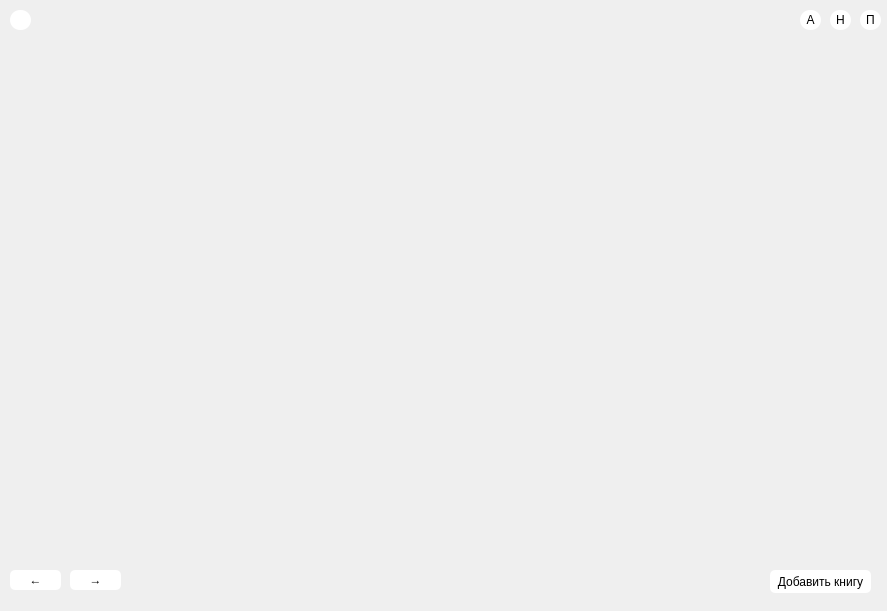
<?xml version="1.0" encoding="UTF-8"?>
<ui version="4.0">
 <class>Form</class>
 <widget class="QWidget" name="Form">
  <property name="geometry">
   <rect>
    <x>0</x>
    <y>0</y>
    <width>887</width>
    <height>611</height>
   </rect>
  </property>
  <property name="windowTitle">
   <string>Визуальный список книг</string>
  </property>
  <property name="styleSheet">
   <string notr="true"/>
  </property>
  <widget class="QPushButton" name="AddBookButton">
   <property name="geometry">
    <rect>
     <x>770</x>
     <y>570</y>
     <width>101</width>
     <height>23</height>
    </rect>
   </property>
   <property name="styleSheet">
    <string notr="true">background: rgb(255, 255, 255); border-radius: 5px;</string>
   </property>
   <property name="text">
    <string>Добавить книгу</string>
   </property>
  </widget>
  <widget class="QPushButton" name="SwipeLeftButton">
   <property name="geometry">
    <rect>
     <x>10</x>
     <y>570</y>
     <width>51</width>
     <height>20</height>
    </rect>
   </property>
   <property name="styleSheet">
    <string notr="true">background: rgb(255, 255, 255); border-radius: 5px;</string>
   </property>
   <property name="text">
    <string>←</string>
   </property>
  </widget>
  <widget class="QPushButton" name="SwipeRightButton">
   <property name="geometry">
    <rect>
     <x>70</x>
     <y>570</y>
     <width>51</width>
     <height>20</height>
    </rect>
   </property>
   <property name="styleSheet">
    <string notr="true">background: rgb(255, 255, 255); border-radius: 5px;</string>
   </property>
   <property name="text">
    <string>→</string>
   </property>
  </widget>
  <widget class="QPushButton" name="SortedAutorButton">
   <property name="geometry">
    <rect>
     <x>800</x>
     <y>10</y>
     <width>21</width>
     <height>20</height>
    </rect>
   </property>
   <property name="styleSheet">
    <string notr="true">background: rgb(255, 255, 255); border-radius: 10px;</string>
   </property>
   <property name="text">
    <string>А</string>
   </property>
  </widget>
  <widget class="QPushButton" name="SortedNameBookButton">
   <property name="geometry">
    <rect>
     <x>830</x>
     <y>10</y>
     <width>21</width>
     <height>20</height>
    </rect>
   </property>
   <property name="styleSheet">
    <string notr="true">background: rgb(255, 255, 255); border-radius: 10px;</string>
   </property>
   <property name="text">
    <string>Н</string>
   </property>
  </widget>
  <widget class="QPushButton" name="SortedIDButton">
   <property name="geometry">
    <rect>
     <x>860</x>
     <y>10</y>
     <width>21</width>
     <height>20</height>
    </rect>
   </property>
   <property name="styleSheet">
    <string notr="true">background: rgb(255, 255, 255); border-radius: 10px;</string>
   </property>
   <property name="text">
    <string>П</string>
   </property>
  </widget>
  <widget class="QPushButton" name="Settings">
   <property name="geometry">
    <rect>
     <x>10</x>
     <y>10</y>
     <width>21</width>
     <height>20</height>
    </rect>
   </property>
   <property name="styleSheet">
    <string notr="true">background: rgb(255, 255, 255); border-radius: 10px;</string>
   </property>
   <property name="text">
    <string/>
   </property>
  </widget>
 </widget>
 <resources/>
 <connections/>
</ui>
